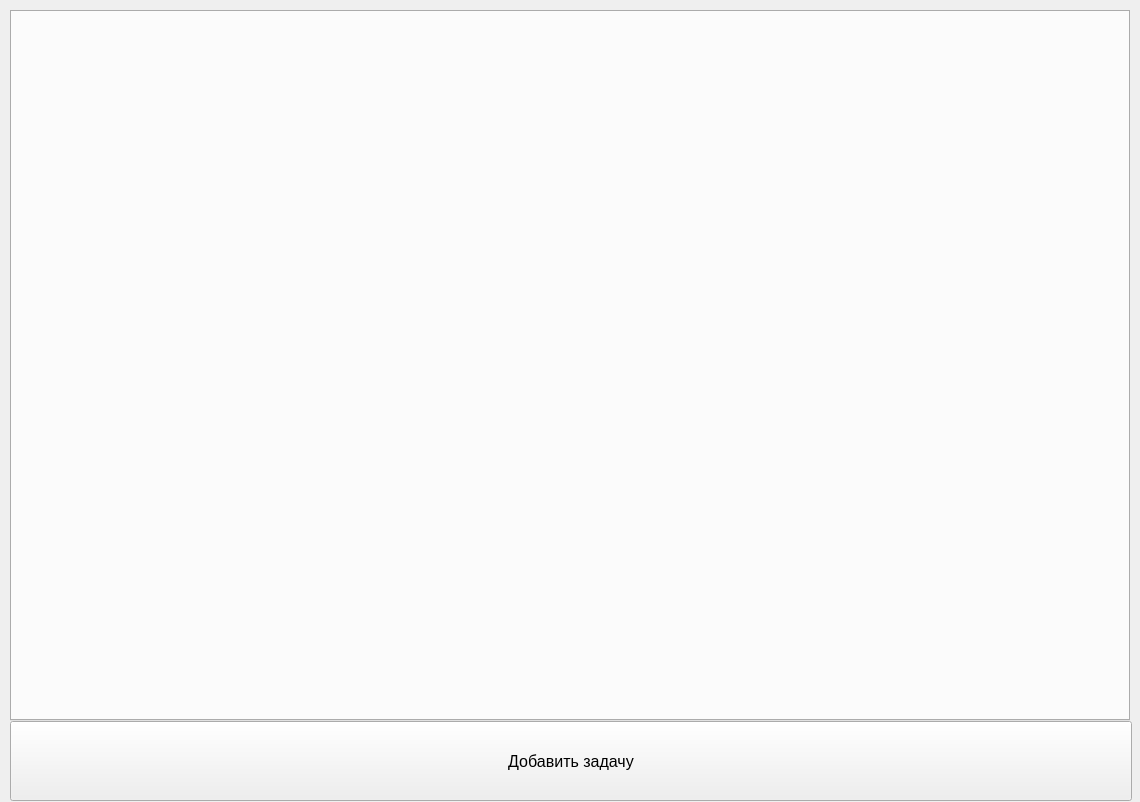
<?xml version="1.0" encoding="UTF-8"?>
<ui version="4.0">
 <class>taskForm</class>
 <widget class="QWidget" name="taskForm">
  <property name="geometry">
   <rect>
    <x>0</x>
    <y>0</y>
    <width>1140</width>
    <height>802</height>
   </rect>
  </property>
  <property name="windowTitle">
   <string>Задания</string>
  </property>
  <widget class="QTabWidget" name="tabWidget">
   <property name="geometry">
    <rect>
     <x>10</x>
     <y>10</y>
     <width>1120</width>
     <height>711</height>
    </rect>
   </property>
   <property name="font">
    <font>
     <pointsize>12</pointsize>
    </font>
   </property>
   <property name="currentIndex">
    <number>-1</number>
   </property>
   <property name="movable">
    <bool>false</bool>
   </property>
  </widget>
  <widget class="QWidget" name="horizontalLayoutWidget">
   <property name="geometry">
    <rect>
     <x>10</x>
     <y>720</y>
     <width>1122</width>
     <height>82</height>
    </rect>
   </property>
   <layout class="QHBoxLayout" name="horizontalLayout_2">
    <item>
     <widget class="QPushButton" name="pb_addT">
      <property name="minimumSize">
       <size>
        <width>1120</width>
        <height>80</height>
       </size>
      </property>
      <property name="font">
       <font>
        <pointsize>12</pointsize>
       </font>
      </property>
      <property name="text">
       <string>Добавить задачу</string>
      </property>
     </widget>
    </item>
   </layout>
  </widget>
 </widget>
 <resources/>
 <connections/>
</ui>
